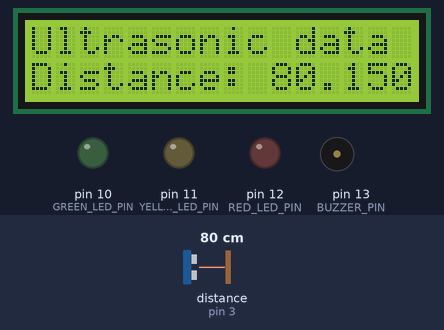
The sketch below on a simulated Arduino Uno, built with avr-gcc and run on an emulated ATmega328P. Parts: 16×2 character LCD, output pins drawn as LEDs (lit = HIGH), buzzer (waves = sounding, pin HIGH). Wiring (inferred from the names in the program): ultrasonic range finder: trigger pin 4; echo pin 3. Inputs (shaded band) come from the test bench; at power-on: distance to the obstacle (sensor on pin 3) 80 cm. The echo pulse lasts 58.3 µs per cm; pins used as bus, display or sensor lines are not drawn.

Above: at 1.26 s.
1.3 s: distance to the obstacle (sensor on pin 3) set to 2 cm
At 1.36 s:
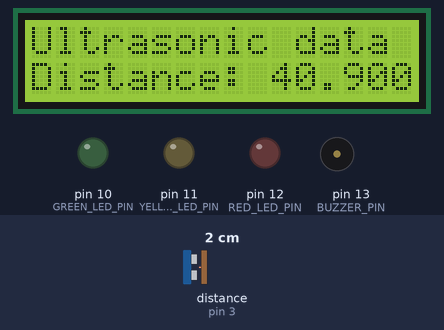
3.1 s: distance to the obstacle (sensor on pin 3) set to 4 cm
At 4.0 s:
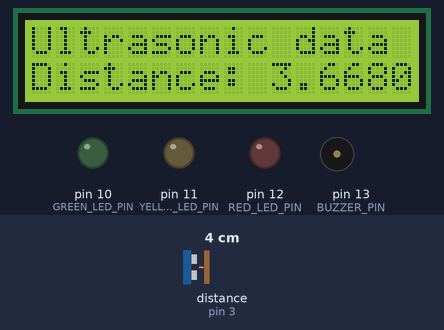
4.6 s: distance to the obstacle (sensor on pin 3) set to 9 cm
At 11.5 s:
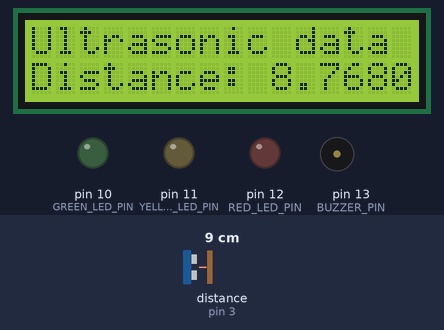

The sketch:

LCD_Ultrasonic.ino
```cpp
#include <LCD_I2C.h>

LCD_I2C lcd(0x27);

#define ECHO_PIN 3
#define TRIGGER_PIN 4
#define BUZZER_PIN 13

#define RED_LED_PIN 12
#define GREEN_LED_PIN 10
#define YELLOW_LED_PIN 11

unsigned long lastTimeUltrasonicTrigger = millis();
unsigned long ultrasonicTriggerDelay = 100;
volatile unsigned long pulseInTimeBegin;
volatile unsigned long pulseInTimeEnd;
volatile bool newDistanceAvailable = false;

double previousDistance = 400.0;

void triggerUltrasonicSensor() {
  digitalWrite(TRIGGER_PIN, LOW);
  delayMicroseconds(2);
  digitalWrite(TRIGGER_PIN, HIGH);
  delayMicroseconds(10);
  digitalWrite(TRIGGER_PIN, LOW);
}

double getUltrasonicDistance() {
  double durationMicros = pulseInTimeEnd - pulseInTimeBegin;
  double distance = durationMicros / 58.0;
  if (distance > 400.0) {
    return previousDistance;
  }

  distance = previousDistance * 0.5 + distance * 0.5;

  previousDistance = distance;
  return distance;
}

void echoPinInterrupt() {
  if (digitalRead(ECHO_PIN) == HIGH) {
    // rising
    pulseInTimeBegin = micros();
  } else {
    // falling
    pulseInTimeEnd = micros();
    newDistanceAvailable = true;
  }

}

void setup() {

  lcd.begin();
  lcd.backlight();
  lcd.print("Ultrasonic data");


  // put your setup code here, to run once:
  // Serial.begin(115200);
  pinMode(ECHO_PIN, INPUT);
  pinMode(TRIGGER_PIN, OUTPUT);
  pinMode(BUZZER_PIN, OUTPUT);

  pinMode(RED_LED_PIN, OUTPUT);
  pinMode(GREEN_LED_PIN, OUTPUT);
  pinMode(YELLOW_LED_PIN, OUTPUT);


  attachInterrupt(digitalPinToInterrupt(ECHO_PIN), echoPinInterrupt, CHANGE);

}

void loop() {
  unsigned long timeNow = millis();
  if(timeNow - lastTimeUltrasonicTrigger > ultrasonicTriggerDelay) {
    lastTimeUltrasonicTrigger += ultrasonicTriggerDelay;
    // trigger sensor
    triggerUltrasonicSensor();
  }

  if (newDistanceAvailable) {
    newDistanceAvailable = false;
        // read echo
    double distance = getUltrasonicDistance();
    // Serial.println(distance);
    lcd.setCursor(0, 1);
    lcd.print("Distance: ");
    lcd.setCursor(10, 1);
    lcd.print(distance);

  }


}
```

Measured:
- what the display in image 2 shows lasts 1.0 s, from 3.3 s to 4.3 s
